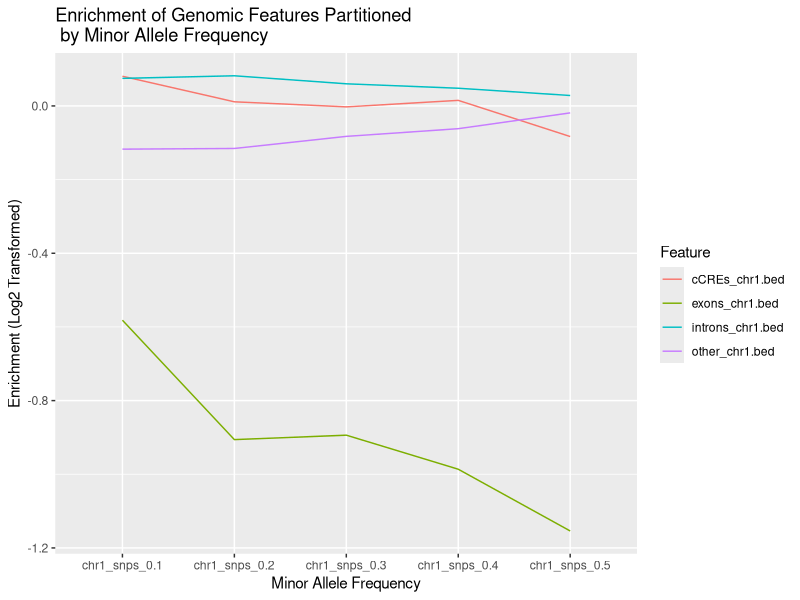
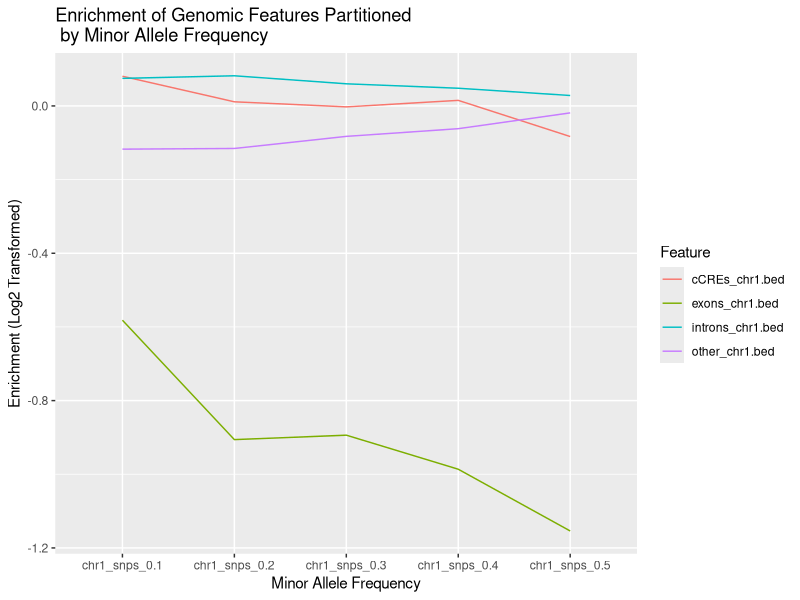

R code for these plots, in order:
#Etta Schaye
setwd("qbb2024-answers/week2")
library(tidyverse)
snp_counts <- read.table("snp_counts.txt", header = TRUE)
snp_counts <- snp_counts %>% 
  mutate(MAF = str_replace(snp_counts$MAF, "chr1_snps_", "")) %>% 
  mutate(MAF = str_replace(snp_counts$MAF, ".bed", "")) %>%
  mutate(Feature = str_replace(snp_counts$Feature, "_chr1.bed", "")) %>%
  mutate(Feature = str_replace(snp_counts$Feature, "others", "other")) %>%
  mutate(Enrichment = log2(Enrichment))

?log2


ggplot(snp_counts, aes(x = MAF, y = Enrichment, color = Feature, group = Feature)) +
  geom_line() +
  ggtitle("Enrichment of Genomic Features Partitioned\n by Minor Allele Frequency") +
  labs(x = "Minor Allele Frequency", y = "Enrichment (Log2 Transformed)")
ggsave("snp_enrichments.pdf", plot = last_plot(), device = "pdf")
?ggsave


  
